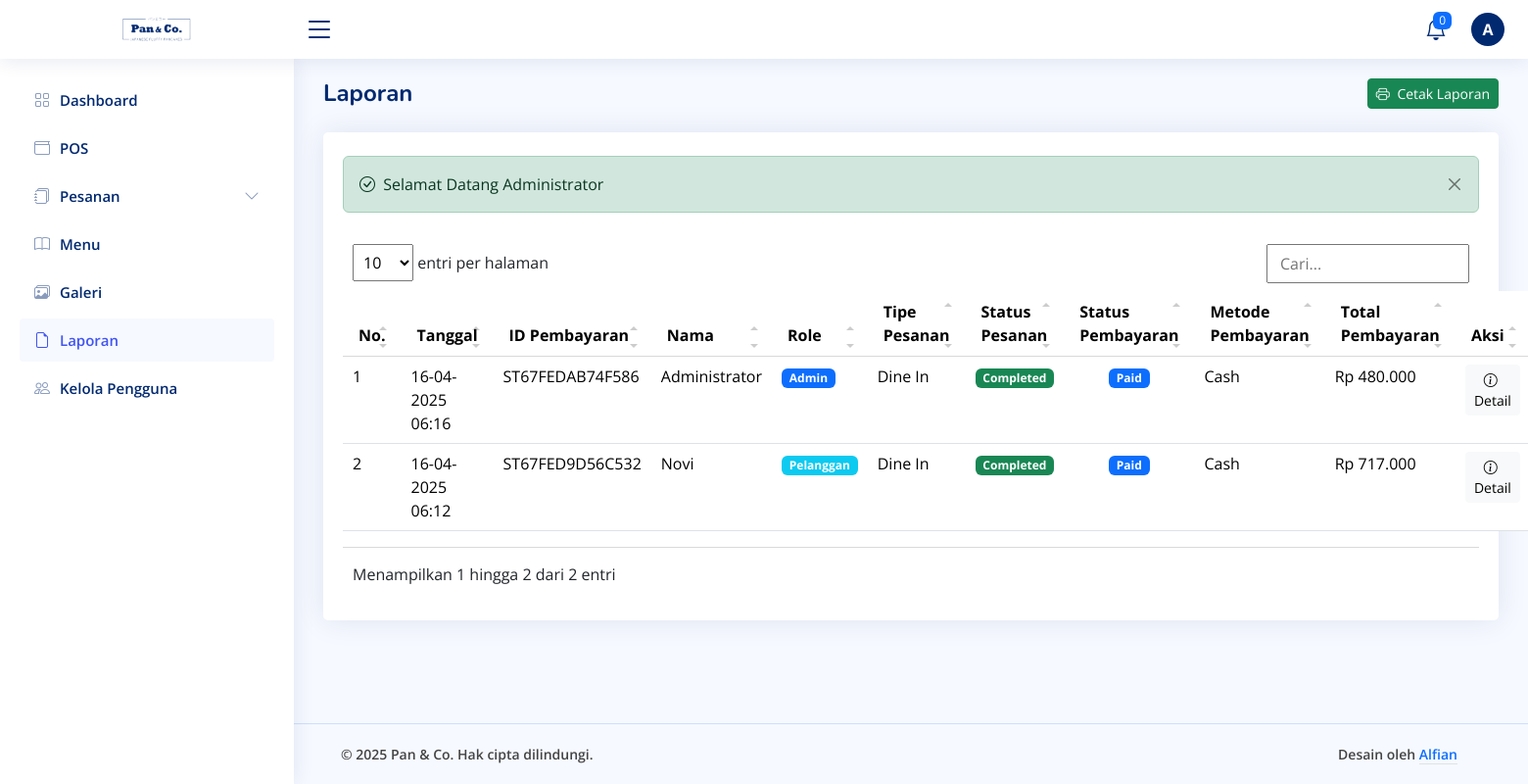
The app's page /dashboard/report/show.php (signed in) with its own data.
### tables this page shows
CREATE TABLE `pembayaran` (
  `id_pembayaran` char(15) NOT NULL,
  `id_pesanan` char(15) DEFAULT NULL,
  `id_user` char(13) DEFAULT NULL,
  `tanggal` datetime DEFAULT NULL,
  `metode_pembayaran` enum('','Cash','Debit Card','QRIS') NOT NULL,
  `jumlah_pembayaran` bigint DEFAULT NULL,
  `status` enum('Unpaid','Paid','Rejected') NOT NULL
);

CREATE TABLE `pesanan` (
  `id_pesanan` char(15) NOT NULL,
  `id_user` char(13) DEFAULT NULL,
  `tanggal` datetime DEFAULT NULL,
  `tipe_pesanan` enum('Dine In','Takeaway') NOT NULL,
  `nomor_meja` char(7) DEFAULT NULL,
  `total_pembayaran` bigint DEFAULT NULL,
  `status` enum('Pending','Confirmed','In Progress','Completed','Cancelled') NOT NULL
);

CREATE TABLE `users` (
  `id_user` char(13) NOT NULL,
  `nama_lengkap` varchar(100) NOT NULL,
  `email` varchar(100) NOT NULL,
  `password` varchar(100) NOT NULL,
  `level` enum('Admin','Cashier','User') NOT NULL
);

### config/config.php (called while the page is built, shortened)
<?php
$base_url = 'http://localhost/restaurant-order-system';
function base_url($path = '')
{
    global $base_url;
    return rtrim($base_url, '/') . '/' . ltrim($path, '/');
}

### dashboard/report/show.php (the view, shortened to what this page needs)
<?php
include('../../config/config.php');
$title = 'Laporan';
?>
<div class="pagetitle">
    <div class="d-flex justify-content-between align-items-center gap-2 mb-4">
        <h1 class="mb-0 fw-bold"><?= $title ?></h1>
        <button class="btn btn-success btn-sm" data-bs-toggle="modal" data-bs-target="#printModal"><i class="bi bi-printer me-1"></i> Cetak Laporan</button>
    </div>
</div>
<section class="section">
    <div class="row">
        <div class="col-lg-12">
            <div class="card">
                <div class="card-body pt-4">
                    <?php include('../components/alerts.php') ?>
                    <table class="table table-hover datatable">
                        <thead class="table-light">
                            <tr>
                                <th>No.</th>
                                <th>Tanggal</th>
                                <th>ID Pembayaran</th>
                                <th>Nama</th>
                                <th>Role</th>
                                <th>Tipe Pesanan</th>
                                <th>Status Pesanan</th>
                                <th>Status Pembayaran</th>
                                <th>Metode Pembayaran</th>
                                <th>Total Pembayaran</th>
                                <th>Aksi</th>
                            </tr>
                        </thead>
                        <tbody>
                            <?php
                            $no = 1;
                            $sql = "SELECT pesanan.*,
                                            pembayaran.id_pembayaran AS id_pembayaran,
                                            pembayaran.status AS status_pembayaran,
                                            pembayaran.metode_pembayaran AS metode_pembayaran,
                                            users.nama_lengkap AS nama_lengkap,
                                            users.level AS level
                                    FROM pesanan
                                    INNER JOIN pembayaran ON pesanan.id_pesanan = pembayaran.id_pesanan
                                    INNER JOIN users ON pesanan.id_user = users.id_user
                                    WHERE pesanan.status = 'Completed' AND pembayaran.status = 'Paid'
                                    ORDER BY pembayaran.tanggal DESC";
                            $query = mysqli_query($koneksi, $sql);
                            while ($data = mysqli_fetch_array($query)) :
                            ?>
                                <tr>
                                    <td><?= $no++ ?></td>
                                    <td><?= date('d-m-Y H:i', strtotime($data['tanggal'])); ?></td>
                                    <td><?= $data['id_pembayaran'] ?></td>
                                    <td><?= $data['nama_lengkap'] ?></td>
                                    <td>
                                        <?php if ($data['level'] === 'User'): ?>
                                            <span class="badge bg-info">Pelanggan</span>
                                        <?php elseif ($data['level'] === 'Cashier'): ?>
                                            <span class="badge bg-secondary">Kasir</span>
                                        <?php else: ?>
                                            <span class="badge bg-primary">Admin</span>
                                        <?php endif; ?>
                                    </td>
                                    <td><?= $data['tipe_pesanan'] ?></td>
                                    <td class="text-center">
                                        <?php if ($data['status'] == 'Pending'): ?>
                                            <span class="badge bg-warning">Pending</span>
                                        <?php elseif ($data['status'] == 'Confirmed'): ?>
                                            <span class="badge bg-primary">Confirmed</span>
                                        <?php elseif ($data['status'] == 'In Progress'): ?>
                                            <span class="badge bg-info">In Progress</span>
                                        <?php elseif ($data['status'] == 'Completed'): ?>
                                            <span class="badge bg-success">Completed</span>
                                        <?php elseif ($data['status'] == 'Cancelled'): ?>
                                            <span class="badge bg-danger">Cancelled</span>
                                        <?php endif; ?>
                                    </td>
                                    <td class="text-center">
                                        <?php if ($data['status_pembayaran'] == 'Unpaid'): ?>
                                            <span class="badge bg-danger">Unpaid</span>
                                        <?php elseif ($data['status_pembayaran'] == 'Paid'): ?>
                                            <span class="badge bg-primary">Paid</span>
                                        <?php elseif ($data['status_pembayaran'] == 'Rejected'): ?>
                                            <span class="badge bg-danger">Rejected</span>
                                        <?php endif; ?>
                                    </td>
                                    <td><?= $data['metode_pembayaran'] ?></td>
                                    <td><?= 'Rp ' . number_format($data['total_pembayaran'], 0, ',', '.') ?></td>
                                    <td class="text-center">
                                        <a href="<?= base_url('dashboard/report/detail.php?payment-id=' . $data['id_pembayaran']); ?>" class="btn btn-sm btn-light">
                                            <i class="bi bi-info-circle me-1"></i> Detail
                                        </a>
                                    </td>
                                </tr>
                            <?php endwhile ?>
                        </tbody>
                    </table>
                </div>
            </div>
        </div>
    </div>
</section>
<?php
include('../layout.php');
?>

### assets/dashboard/css/style.css (style rules this page uses)
:root { scroll-behavior: smooth; }
body { font-family: "Open Sans", sans-serif; background: #f6f9ff; color: #444444; }
a { color: #4154f1; text-decoration: none; }
h1, h2, h3, h4, h5, h6 { font-family: "Nunito", sans-serif; }
.pagetitle { margin-bottom: 10px; }
.pagetitle h1 { font-size: 24px; margin-bottom: 0; font-weight: 600; color: #012970; }
.card { margin-bottom: 30px; border: none; border-radius: 5px; box-shadow: 0px 0 30px rgba(1, 41, 112, 0.1); }
.card-body { padding: 0 20px 20px 20px; }
html, body { height: 100%; margin: 0; display: flex; flex-direction: column; }

### records on screen
pembayaran: id_pesanan.tanggal "16-04-2025 06:16", id_pembayaran "ST67FEDAB74F586", id_user.nama_lengkap "Administrator", id_pesanan.tipe_pesanan "Dine In", status "Paid", metode_pembayaran "Cash", id_pesanan.total_pembayaran "480.000"
pembayaran: id_pesanan.tanggal "16-04-2025 06:12", id_pembayaran "ST67FED9D56C532", id_user.nama_lengkap "Novi", shows "Pelanggan", id_pesanan.tipe_pesanan "Dine In", status "Paid", metode_pembayaran "Cash", id_pesanan.total_pembayaran "717.000"

### other values on screen
substr($_SESSION['nama_lengkap'], 0, 1) "A"
$title "Laporan"
$_SESSION['success'] "Selamat Datang Administrator"
